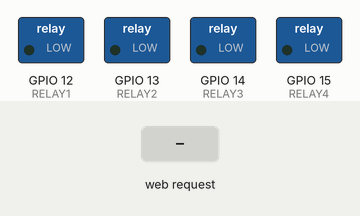
A sketch run on a simulated ESP8266 (NodeMCU). Shown: switched loads named in the sketch (green lamp = pin HIGH). Inputs (shaded band) come from the test bench. WiFi joins after 1.5 s; servers stay silent unless stated; what the sketch prints to the serial monitor is not drawn.

Above: at 2.7 s.
2.8 s: HTTP request GET /R1=ON received
At 3.2 s:
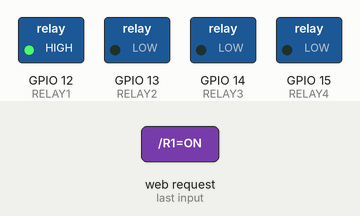
4.3 s: HTTP request GET /R2=ON received
At 5.5 s:
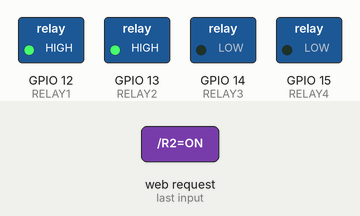
5.8 s: HTTP request GET /R1=OFF received
At 6.7 s:
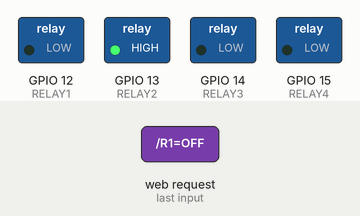
7.3 s: HTTP request GET /R3=ON received
At 7.8 s:
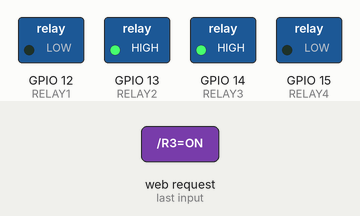
8.8 s: HTTP request GET /R2=OFF received
At 10.0 s:
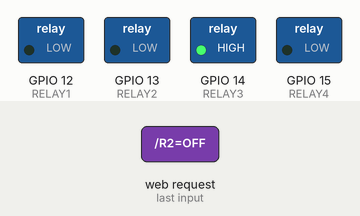
10.3 s: HTTP request GET /R4=ON received
At 11.3 s:
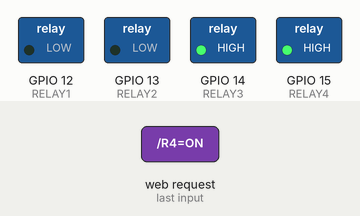
Timing chart, 0 to 12.8 s (numbered marks = the images above; inputs shaded):
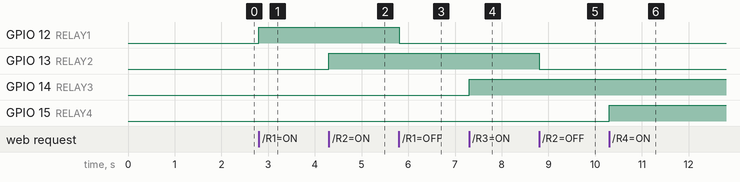

Measured:
- after the input at 2.8 s, GPIO 12 (RELAY1): LOW → HIGH at once
- after the input at 4.3 s, GPIO 13 (RELAY2): LOW → HIGH at once
- after the input at 5.8 s, GPIO 12 (RELAY1): HIGH → LOW at once
- after the input at 7.3 s, GPIO 14 (RELAY3): LOW → HIGH at once
- after the input at 8.8 s, GPIO 13 (RELAY2): HIGH → LOW at once
- after the input at 10.3 s, GPIO 15 (RELAY4): LOW → HIGH at once

The sketch:

4RelayController.ino
```cpp
#include <ESP8266WiFi.h>

// BEGIN USER DEFINED VARIABLES
 const char* ssid = "YOUR_SSID"; // <--- fill in here your router or wifi SSID
 const char* password = "YOUR_WIFI_PASSWORD"; //<--- fill in here your router or wifi password
 String RN1 = "Relay1"; // <--- Change to whatever name you want Relay1 called on the webpage.
 String RN2 = "Relay2"; // <--- Change to whatever name you want Relay2 called on the webpage.
 String RN3 = "Relay3"; // <--- Change to whatever name you want Relay3 called on the webpage.
 String RN4 = "Relay4"; // <--- Change to whatever name you want Relay4 called on the webpage.
// END USER DEFINED VARABLES

// You can connect to the serial UART to see the ESP making connection to your Wifi
// and see the web requests coming in.  UART Speed: 115200

 #define RELAY1 12 // relay connected to  GPIO12
 #define RELAY2 13 // relay connected to  GPIO13
 #define RELAY3 14 // relay connected to  GPIO14
 #define RELAY4 15 // relay connected to  GPIO15
 String R1;
 String R2;
 String R3;
 String R4;
 String IP;
 int REFRESH = 0;
WiFiServer server(80);

void setup()
{
  Serial.begin(115200); // must be same baudrate with the Serial Monitor

  pinMode(RELAY1,OUTPUT);
  digitalWrite(RELAY1, LOW);
  pinMode(RELAY2,OUTPUT);
  digitalWrite(RELAY2, LOW);
  pinMode(RELAY3,OUTPUT);
  digitalWrite(RELAY3, LOW);
  pinMode(RELAY4,OUTPUT);
  digitalWrite(RELAY4, LOW);

  // Connect to WiFi network
  Serial.println();
  Serial.println();
  Serial.print("Connecting to ");
  Serial.println(ssid);

  WiFi.hostname("ESP_Relay_Controller");
  WiFi.begin(ssid, password);

  while (WiFi.status() != WL_CONNECTED)
  {
    delay(500);
    Serial.print(".");
  }
  Serial.println("");
  Serial.println("WiFi connected");

  // Start the server
  server.begin();
  Serial.println("Server started");
  IP = WiFi.localIP().toString().c_str();

  // Print the IP address
  Serial.print("Use this URL to connect: ");
  Serial.print("http://");
  Serial.print(IP);
  Serial.println("/");

}

void loop()
{
  // Check if a client has connected
  WiFiClient client = server.available();
  if (!client)
  {
    return;
  }

  // Wait until the client sends some data
  Serial.println("new client");
  while(!client.available())
  {
    delay(1);
  }

  // Read the first line of the request
  String request = client.readStringUntil('\r');
  Serial.println(request);
  client.flush();

  // Match the request
  if (request.indexOf("/R1=ON") != -1)
  {
    Serial.println("R1=ON");
    digitalWrite(RELAY1,HIGH);
    REFRESH = 1;
  }
  if (request.indexOf("/R1=OFF") != -1)
  {
    Serial.println("R1=OFF");
    digitalWrite(RELAY1,LOW);
    REFRESH = 1;
  }

  if (request.indexOf("/R2=ON") != -1)
  {
    Serial.println("R2=ON");
    digitalWrite(RELAY2,HIGH);
    REFRESH = 1;
  }
  if (request.indexOf("/R2=OFF") != -1)
  {
    Serial.println("R2=OFF");
    digitalWrite(RELAY2,LOW);
    REFRESH = 1;
  }

  if (request.indexOf("/R3=ON") != -1)
  {
    Serial.println("R3=ON");
    digitalWrite(RELAY3,HIGH);
    REFRESH = 1;
  }
  if (request.indexOf("/R3=OFF") != -1)
  {
    Serial.println("R3=OFF");
    digitalWrite(RELAY3,LOW);
    REFRESH = 1;
  }

  if (request.indexOf("/R4=ON") != -1)
  {
    Serial.println("R4=ON");
    digitalWrite(RELAY4,HIGH);
    REFRESH = 1;
  }
  if (request.indexOf("/R4=OFF") != -1)
  {
    Serial.println("R4=OFF");
    digitalWrite(RELAY4,LOW);
    REFRESH = 1;
  }

  // Return the response
  client.println("HTTP/1.1 200 OK");
  client.println("Content-Type: text/html");
  client.println(""); //  this is a must
  client.println("<!DOCTYPE HTML>");
  client.println("<html>");
  client.println("<head><title>ESP8266 RELAY Control</title></head>");
 if(REFRESH == 1)
 {
  client.println("<meta http-equiv=\"refresh\" content=\"0; URL=status\" >");
  REFRESH = 0;
 }
 else
 {
  client.println("<meta http-equiv=\"refresh\" content=\"60; URL=status\" >");
 }


  if(digitalRead(RELAY1) == 1)
  {
    R1 = RN1 + ": ON <a href=\"/R1=ON\">[ON]</a><a href=\"/R1=OFF\">[OFF]</a><br>";
  }
  else
  {
    R1 = RN1 + ": OFF <a href=\"/R1=ON\">[ON]</a><a href=\"/R1=OFF\">[OFF]</a><br>";
  }

  if(digitalRead(RELAY2) == 1)
  {
    R2 = RN2 + ": ON <a href=\"/R2=ON\">[ON]</a><a href=\"/R2=OFF\">[OFF]</a><br>";
  }
  else
  {
    R2 = RN2 + ": OFF <a href=\"/R2=ON\">[ON]</a><a href=\"/R2=OFF\">[OFF]</a><br>";
  }

  if(digitalRead(RELAY3) == 1)
  {
    R3 = RN3 + ": ON <a href=\"/R3=ON\">[ON]</a><a href=\"/R3=OFF\">[OFF]</a><br>";
  }
  else
  {
    R3 = RN3 + ": OFF <a href=\"/R3=ON\">[ON]</a><a href=\"/R3=OFF\">[OFF]</a><br>";
  }

  if(digitalRead(RELAY4) == 1)
  {
    R4 = RN4 + ": ON <a href=\"/R4=ON\">[ON]</a><a href=\"/R4=OFF\">[OFF]</a><br>";
  }
  else
  {
    R4 = RN4 + ": OFF <a href=\"/R4=ON\">[ON]</a><a href=\"/R4=OFF\">[OFF]</a><br>";
  }

  client.println("<center>Relay Controller<hr>***DO NOT USE YOUR BROWSER BACK/FORWARD BUTTON!***</center><br><br>");
  client.println(R1);
  client.println(R2);
  client.println(R3);
  client.println(R4);
  client.println("<br><a href=\"/status\">[REFRESH PAGE]</a>");
  client.println("</html>");

  delay(1);
  Serial.println("Client disonnected");
  Serial.println("");
}
```
